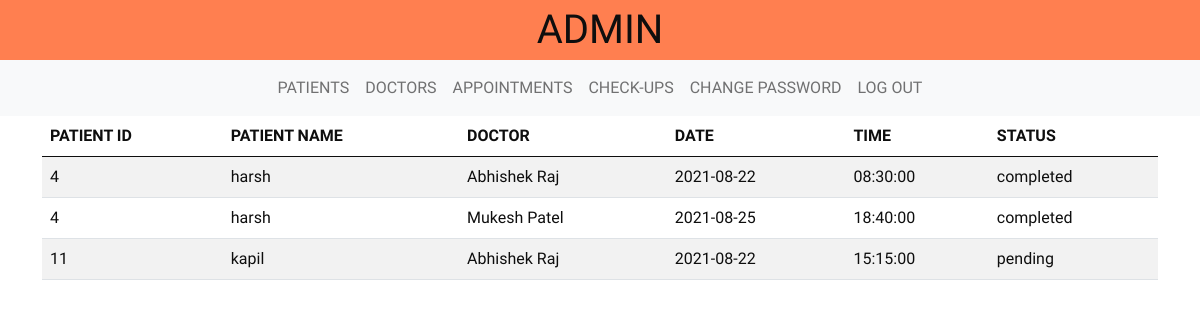
The app's page /DBMS/adminappointment.php (signed in) with its own data.
### tables this page shows
CREATE TABLE `appointment` (
  `sno` int(5) NOT NULL,
  `patient_id` int(5) NOT NULL,
  `date` date NOT NULL,
  `time` time NOT NULL,
  `status` varchar(255) DEFAULT 'pending',
  `test` varchar(255) NOT NULL,
  `doctor_id` int(5) NOT NULL
);

CREATE TABLE `patient` (
  `id` int(5) NOT NULL,
  `name` varchar(255) NOT NULL,
  `age` int(3) NOT NULL,
  `sex` varchar(255) NOT NULL,
  `mobile` varchar(10) NOT NULL,
  `email` varchar(255) NOT NULL,
  `password` varchar(255) NOT NULL,
  `address` varchar(255) NOT NULL
);

CREATE TABLE `doctor` (
  `doc_id` int(5) NOT NULL,
  `name` varchar(255) NOT NULL,
  `sex` varchar(255) NOT NULL,
  `age` int(5) NOT NULL,
  `mobile` varchar(10) NOT NULL,
  `email` varchar(255) NOT NULL,
  `password` varchar(255) NOT NULL
);

### DBMS/adminappointment.php (the view, shortened to what this page needs)
<!DOCTYPE html>
<html lang="en">
<head>
    <link rel="stylesheet" href="style1.css">
    <link href="https://cdn.jsdelivr.net/npm/bootstrap@5.0.2/dist/css/bootstrap.min.css" rel="stylesheet">
</head>
<body>
    <header>
        <p>
            <span>ADMIN</span>
        </p>
    </header>
    <?php
    include "adminnav.php";
    ?>
  <div class="container">
    <table class="table table-striped">
      <thead>
        <tr>
          <th scope="col">PATIENT ID</th>
          <th scope="col">PATIENT NAME</th>
          <th scope="col">DOCTOR</th>
          <th scope="col">DATE</th>
          <th scope="col">TIME</th>
          <th scope="col">STATUS</th>
        </tr>
      </thead>
      <tbody>
          <?php
              include "connection.php";
              $sql = "select a.patient_id,a.test,p.name as pname,d.name,a.date,a.time,a.status from patient p,doctor d,appointment a where p.id=a.patient_id and a.doctor_id=d.doc_id";
              $result = mysqli_query($conn, $sql);
              if ($result->num_rows > 0) {
                while($row = $result->fetch_assoc()) {
                  if($row["test"]=="doctorA")
                    echo "<tr><td>" . $row["patient_id"]. "</td><td>" . $row["pname"]. "</td><td>" . $row["name"]. "</td><td>" . $row["date"]. "</td><td>" . $row["time"]. "</td><td>" . $row["status"]. "</td></tr>";
                }
            } else {
                echo "0 results";
            }
          ?>
      </tbody>
    </table>
  </div>
</body>
</html>

### DBMS/style1.css (style rules this page uses)
* { margin: 0; padding: 0; font-family:Itim; color:rgb(14, 14, 14); box-sizing: border-box; }
html, body { margin:0; }
header { background-color: coral; font-size: 250%; margin:0; text-align:center; }
header p { margin:0; }
body { background-color: #badfd7; background-size: cover; background-repeat: no-repeat; }

### records on screen
appointment: patient "4", patient.name "harsh", doctor.name "Abhishek Raj", date "2021-08-22", time "08:30:00", status "completed"
appointment: patient "4", patient.name "harsh", doctor.name "Mukesh Patel", date "2021-08-25", time "18:40:00", status "completed"
appointment: patient "11", patient.name "kapil", doctor.name "Abhishek Raj", date "2021-08-22", time "15:15:00", status "pending"
